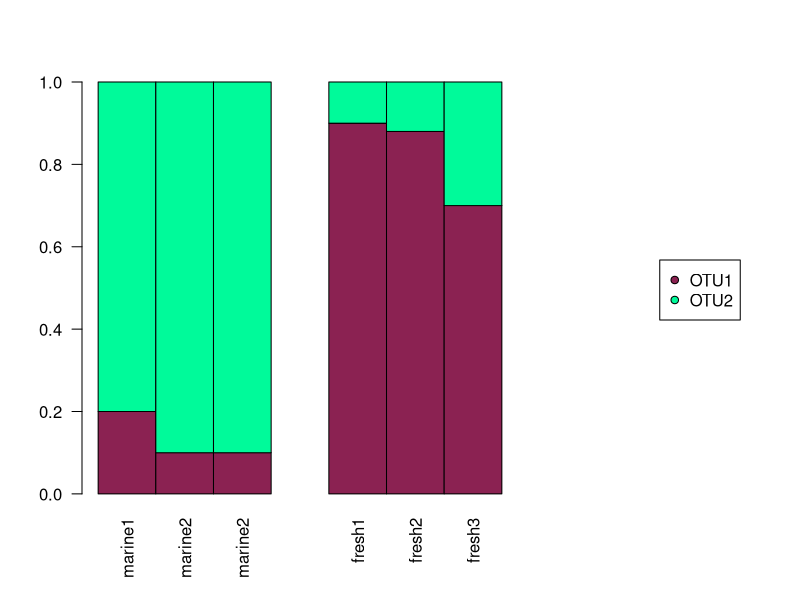

The R source for this figure:
#!/bin/bash

# Random data of taxa summaries plot with 6 samples and 2 species
marine1 <- c(.2,.8)
marine2 <- c(.1,.9)
marine3 <- c(.3,.7)

fresh1 <- c(.9,.1)
fresh2 <- c(.88,.12)
fresh3 <- c(.7,.3)

# Make matrix
taxaTable <-cbind(marine1,marine2,marine2,fresh1,fresh2,fresh3)

# Name OTUs OTU1 and OTU2
rownames(taxaTable) <- c('OTU1','OTU2')

# Set number of colors you want (number of taxa or OTUs)
NUMBEROFCOLORS <- nrow(taxaTable)

# Choose random colors
randomColors <- sample(colors()[-grep("gr(a|e)y|white", colors())], NUMBEROFCOLORS)

# Make barplot where the fresh and marine samples are separated. Make legend on the side, separate from barplot

quartz()
par(fig = c(0,0.7,0,1) # This puts the first plot within the x values of 0-0.7 and the y values of 0-1
    )
barplot(taxaTable
        , col = randomColors[factor(rownames(taxaTable))] # Colors from above; 
        #the format for coloring is colorList[factor(listofIDs)] because this ensures the colors match up to certain IDs.
        # You COULD just do 'col = randomColors' and this will just iterate through all the colors each time, but if you have missing data or uneven samples, this way is better
        , las = 2 # Make axis vertical
        , space = c(0,0,0,1,0,0) # This sets the spacing BEFORE each bar; note there is more space between 3rd and 4th bars
        )
par(fig = c(0.7,1,0,1) # This puts second plot (where legend will go) in remaining space
    , new = TRUE # Tells it to plot on same plot as barplot
    )
plot(0,0 # MAKE A BLANK PLOT
     , pch = '' # No points
     , xaxt = 'n' # Supress x axis
     , yaxt = 'n' # Supress y axis
     , bty = 'n' # Supress box around plot
     , xlab = '' # no xlable
     , ylab = '' # no ylable
     )
legend('center' # puts in center of space
       , legend = rownames(taxaTable) # OTUs
       , pch = 21
       , col = 'black' # outline is black for pch 19
       , pt.bg = randomColors # fills in pch 19 with color
       )
